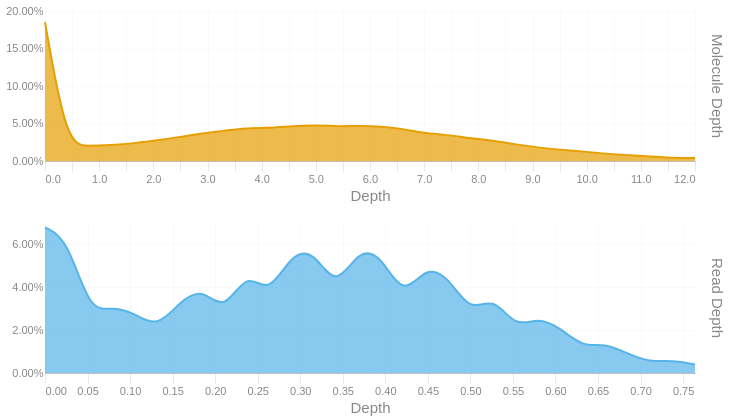

Notebook cell for this chart:
### Code cell
readdep = depth_hist(tb['Read Depth'], q99, 3)
readdep = readdep.with_columns(pl.lit('Read Depth').alias('Metric'))
if not SKIPLR:
    moldep = depth_hist(tb['Molecule Depth'], mol_q99, 1)
    moldep = moldep.with_columns(pl.lit('Molecule Depth').alias('Metric'))
    _hist = pl.concat([readdep, moldep])
    _hist = _hist.filter(pl.col('Proportion') != 0)
    with SafeRender(_hist):
        (
            alt.Chart(_hist)        
            .mark_area(interpolate = "basis")
            .encode(
                x=alt.X('Bin:Q').scale(domainMin=0).axis(alt.Axis(title='Depth')),
                y = alt.Y('Proportion:Q', title = None).axis(format = '.2%'),
                color = alt.Color('Metric:N').legend(None),
                row = alt.Row("Metric:N").header(title = None, labelOrient = 'right'),
                tooltip = [
                    alt.Tooltip("Metric:N", title = "Metric"),
                    alt.Tooltip('Interval:N', title = "Depth Interval"),
                    alt.Tooltip('Proportion:Q', title = "% Alignments").format('.2%')
                ]
            )
            .resolve_scale(x='independent', y='independent')
            .properties(
                height = 150, width = 650,
                usermeta={'embedOptions': {'downloadFileName': f'{samplename}.depth.hist'}}
            )
        ).display()
else:
    readdep = readdep.filter(pl.col('Proportion') != 0)
    with SafeRender(readdep):
        (
            alt.Chart(readdep)        
            .mark_area(interpolate = "basis")
            .encode(
                x=alt.X('Bin:Q').scale(domainMin=0).axis(alt.Axis(title='Depth')),
                y = alt.Y('Proportion:Q', title = None).axis(format = '.2%'),
                tooltip = [
                    alt.Tooltip('Interval:N', title = "Depth Interval"),
                    alt.Tooltip('Proportion:Q', title = "% Alignments").format('.2%')
                ]
            )
            .properties(
                usermeta={'embedOptions': {'downloadFileName': f'{samplename}.depth.hist'}}
            )
        ).display()

### Figure 1 — Vega-Lite specification as saved in the notebook (floating-point values rounded to 4 significant figures)
{"width": 650, "height": 150, "config": {"title": {"anchor": "start", "dy": -15, "fontSize": 18, "color": "#888888", "subtitleColor": "#888888", "subtitleFontSize": 14}, "arc": {"fill": "#0072B2"}, "axis": {"domainColor": "#888888", "domainWidth": 0.5, "gridWidth": 0.2, "grid": false, "titleFontWeight": 400, "titleFontSize": 15, "labelFontSize": 11, "labelColor": "#888888", "tickColor": "#888888", "tickWidth": 0.2, "titleColor": "#888888"}, "axisBand": {"grid": false}, "axisX": {"grid": true, "tickSize": 10, "domainCap": "round"}, "axisY": {"domain": false, "grid": true, "tickSize": 0, "domainCap": "round"}, "background": "transparent", "header": {"labelFontSize": 15, "labelColor": "#888888", "titleFontSize": 15, "titleFontWeight": 600, "titleColor": "#888888"}, "legend": {"labelFont": "sans-serif", "labelFontSize": 12, "labelColor": "#888888", "symbolSize": 100, "symbolType": "circle", "titleFontSize": 12, "titlePadding": 10, "titleColor": "#888888", "title": null}, "range": {"category": ["#E69F00", "#56B4E9", "#009E73", "#F0E442", "#0072B2", "#D55E00", "#CC79A7", "#000000"], "diverging": ["#cfe8f3", "#a2d4ec", "#73bfe2", "#46abdb", "#1696d2", "#12719e"]}, "area": {"fill": "#0072B2", "fillOpacity": 0.7, "line": true, "strokeOpacity": 0.7}, "line": {"color": "#0072B2", "stroke": "#0072B2", "strokeWidth": 2}, "trail": {"color": "#0072B2", "stroke": "#0072B2", "strokeWidth": 0, "size": 1}, "point": {"filled": true, "fillOpacity": 1.0, "size": 95}, "text": {"color": "#888888", "fontSize": 11, "align": "right", "fontWeight": 400, "size": 11}, "bar": {"fill": "#0072B2", "stroke": null}, "view": {"stroke": null, "continuousWidth": 660, "continuousHeight": 400}}, "data": {"name": "data-1077f7be55020fa84c9cdd099db4222b"}, "mark": {"type": "area", "interpolate": "basis"}, "encoding": {"color": {"field": "Metric", "legend": null, "type": "nominal"}, "row": {"field": "Metric", "header": {"title": null, "labelOrient": "right"}, "type": "nominal"}, "tooltip": [{"field": "Metric", "title": "Metric", "type": "nominal"}, {"field": "Interval", "title": "Depth Interval", "type": "nominal"}, {"field": "Proportion", "format": ".2%", "title": "% Alignments", "type": "quantitative"}], "x": {"axis": {"title": "Depth"}, "field": "Bin", "scale": {"domainMin": 0}, "type": "quantitative"}, "y": {"axis": {"format": ".2%"}, "field": "Proportion", "title": null, "type": "quantitative"}}, "resolve": {"scale": {"x": "independent", "y": "independent"}}, "usermeta": {"embedOptions": {"downloadFileName": "TF26LRJL0063_5B_10484332_23Y22YLT4_L7.depth.hist"}}, "$schema": "https://vega.github.io/schema/vega-lite/v6.4.1.json", "datasets": {"data-1077f7be55020fa84c9cdd099db4222b": [{"Bin": 0.0, "Interval": "0.0-0.026", "Proportion": 0.068, "Metric": "Read Depth"}, {"Bin": 0.026, "Interval": "0.026-0.053", "Proportion": 0.063, "Metric": "Read Depth"}, {"Bin": 0.053, "Interval": "0.053-0.079", "Proportion": 0.028, "Metric": "Read Depth"}, {"Bin": 0.079, "Interval": "0.079-0.105", "Proportion": 0.031, "Metric": "Read Depth"}, {"Bin": 0.105, "Interval": "0.105-0.132", "Proportion": 0.028, "Metric": "Read Depth"}, {"Bin": 0.132, "Interval": "0.132-0.158", "Proportion": 0.021, "Metric": "Read Depth"}, {"Bin": 0.158, "Interval": "0.158-0.184", "Proportion": 0.033, "Metric": "Read Depth"}, {"Bin": 0.184, "Interval": "0.184-0.211", "Proportion": 0.04, "Metric": "Read Depth"}, {"Bin": 0.211, "Interval": "0.211-0.237", "Proportion": 0.028, "Metric": "Read Depth"}, {"Bin": 0.237, "Interval": "0.237-0.263", "Proportion": 0.048, "Metric": "Read Depth"}, {"Bin": 0.263, "Interval": "0.263-0.29", "Proportion": 0.036, "Metric": "Read Depth"}, {"Bin": 0.29, "Interval": "0.29-0.316", "Proportion": 0.056, "Metric": "Read Depth"}, {"Bin": 0.316, "Interval": "0.316-0.342", "Proportion": 0.057, "Metric": "Read Depth"}, {"Bin": 0.342, "Interval": "0.342-0.369", "Proportion": 0.039, "Metric": "Read Depth"}, {"Bin": 0.369, "Interval": "0.369-0.395", "Proportion": 0.058, "Metric": "Read Depth"}, {"Bin": 0.395, "Interval": "0.395-0.421", "Proportion": 0.055, "Metric": "Read Depth"}, {"Bin": 0.421, "Interval": "0.421-0.448", "Proportion": 0.035, "Metric": "Read Depth"}, {"Bin": 0.448, "Interval": "0.448-0.474", "Proportion": 0.05, "Metric": "Read Depth"}, {"Bin": 0.474, "Interval": "0.474-0.5", "Proportion": 0.045, "Metric": "Read Depth"}, {"Bin": 0.5, "Interval": "0.5-0.527", "Proportion": 0.028, "Metric": "Read Depth"}, {"Bin": 0.527, "Interval": "0.527-0.553", "Proportion": 0.036, "Metric": "Read Depth"}, {"Bin": 0.553, "Interval": "0.553-0.579", "Proportion": 0.021, "Metric": "Read Depth"}, {"Bin": 0.579, "Interval": "0.579-0.606", "Proportion": 0.026, "Metric": "Read Depth"}, {"Bin": 0.606, "Interval": "0.606-0.632", "Proportion": 0.021, "Metric": "Read Depth"}, {"Bin": 0.632, "Interval": "0.632-0.658", "Proportion": 0.012, "Metric": "Read Depth"}, {"Bin": 0.658, "Interval": "0.658-0.685", "Proportion": 0.014, "Metric": "Read Depth"}, {"Bin": 0.685, "Interval": "0.685-0.711", "Proportion": 0.009, "Metric": "Read Depth"}, {"Bin": 0.711, "Interval": "0.711-0.737", "Proportion": 0.005, "Metric": "Read Depth"}, {"Bin": 0.737, "Interval": "0.737-0.764", "Proportion": 0.006, "Metric": "Read Depth"}, {"Bin": 0.764, "Interval": "0.764-0.79", "Proportion": 0.004, "Metric": "Read Depth"}, {"Bin": 0.0, "Interval": "0.0-0.4", "Proportion": 0.185, "Metric": "Molecule Depth"}, {"Bin": 0.4, "Interval": "0.4-0.8", "Proportion": 0.021, "Metric": "Molecule Depth"}, {"Bin": 0.8, "Interval": "0.8-1.2", "Proportion": 0.02, "Metric": "Molecule Depth"}, {"Bin": 1.2, "Interval": "1.2-1.7", "Proportion": 0.021, "Metric": "Molecule Depth"}, {"Bin": 1.7, "Interval": "1.7-2.1", "Proportion": 0.024, "Metric": "Molecule Depth"}, {"Bin": 2.1, "Interval": "2.1-2.5", "Proportion": 0.028, "Metric": "Molecule Depth"}, {"Bin": 2.5, "Interval": "2.5-2.9", "Proportion": 0.032, "Metric": "Molecule Depth"}, {"Bin": 2.9, "Interval": "2.9-3.3", "Proportion": 0.037, "Metric": "Molecule Depth"}, {"Bin": 3.3, "Interval": "3.3-3.7", "Proportion": 0.04, "Metric": "Molecule Depth"}, {"Bin": 3.7, "Interval": "3.7-4.1", "Proportion": 0.044, "Metric": "Molecule Depth"}, {"Bin": 4.1, "Interval": "4.1-4.5", "Proportion": 0.044, "Metric": "Molecule Depth"}, {"Bin": 4.5, "Interval": "4.5-5.0", "Proportion": 0.046, "Metric": "Molecule Depth"}, {"Bin": 5.0, "Interval": "5.0-5.4", "Proportion": 0.048, "Metric": "Molecule Depth"}, {"Bin": 5.4, "Interval": "5.4-5.8", "Proportion": 0.046, "Metric": "Molecule Depth"}, {"Bin": 5.8, "Interval": "5.8-6.2", "Proportion": 0.047, "Metric": "Molecule Depth"}, {"Bin": 6.2, "Interval": "6.2-6.6", "Proportion": 0.046, "Metric": "Molecule Depth"}, {"Bin": 6.6, "Interval": "6.6-7.0", "Proportion": 0.043, "Metric": "Molecule Depth"}, {"Bin": 7.0, "Interval": "7.0-7.4", "Proportion": 0.037, "Metric": "Molecule Depth"}, {"Bin": 7.4, "Interval": "7.4-7.9", "Proportion": 0.035, "Metric": "Molecule Depth"}, {"Bin": 7.9, "Interval": "7.9-8.3", "Proportion": 0.03, "Metric": "Molecule Depth"}, {"Bin": 8.3, "Interval": "8.3-8.7", "Proportion": 0.027, "Metric": "Molecule Depth"}, {"Bin": 8.7, "Interval": "8.7-9.1", "Proportion": 0.022, "Metric": "Molecule Depth"}, {"Bin": 9.1, "Interval": "9.1-9.5", "Proportion": 0.018, "Metric": "Molecule Depth"}, {"Bin": 9.5, "Interval": "9.5-9.9", "Proportion": 0.015, "Metric": "Molecule Depth"}, {"Bin": 9.9, "Interval": "9.9-10.3", "Proportion": 0.013, "Metric": "Molecule Depth"}, {"Bin": 10.3, "Interval": "10.3-10.7", "Proportion": 0.01, "Metric": "Molecule Depth"}, {"Bin": 10.7, "Interval": "10.7-11.2", "Proportion": 0.008, "Metric": "Molecule Depth"}, {"Bin": 11.2, "Interval": "11.2-11.6", "Proportion": 0.006, "Metric": "Molecule Depth"}, {"Bin": 11.6, "Interval": "11.6-12.0", "Proportion": 0.004, "Metric": "Molecule Depth"}, {"Bin": 12.0, "Interval": "12.0-12.4", "Proportion": 0.004, "Metric": "Molecule Depth"}]}}
